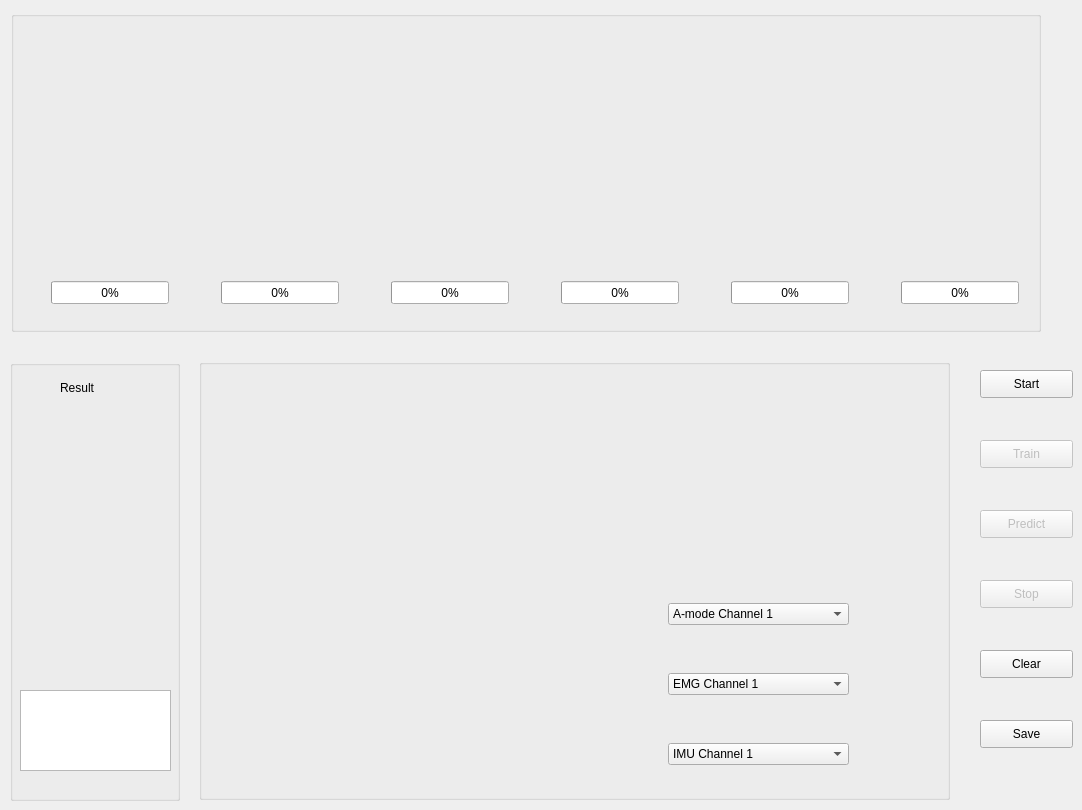
      <widget class="QWidget" name="Discrete">
       <attribute name="title">
        <string>DisGesture</string>
       </attribute>
       <widget class="QGroupBox" name="groupBox_3">
        <property name="geometry">
         <rect>
          <x>11</x>
          <y>11</y>
          <width>1030</width>
          <height>321</height>
         </rect>
        </property>
        <property name="title">
         <string/>
        </property>
        <widget class="QWidget" name="disGesture_widget_1" native="true">
         <property name="geometry">
          <rect>
           <x>10</x>
           <y>50</y>
           <width>150</width>
           <height>200</height>
          </rect>
         </property>
         <widget class="QWidget" name="horizontalLayoutWidget">
          <property name="geometry">
           <rect>
            <x>-1</x>
            <y>0</y>
            <width>151</width>
            <height>201</height>
           </rect>
          </property>
          <layout class="QHBoxLayout" name="disGesture_layout_1"/>
         </widget>
        </widget>
        <widget class="QWidget" name="disGesture_widget_2" native="true">
         <property name="geometry">
          <rect>
           <x>180</x>
           <y>50</y>
           <width>150</width>
           <height>200</height>
          </rect>
         </property>
         <widget class="QWidget" name="horizontalLayoutWidget_2">
          <property name="geometry">
           <rect>
            <x>0</x>
            <y>0</y>
            <width>151</width>
            <height>201</height>
           </rect>
          </property>
          <layout class="QHBoxLayout" name="disGesture_layout_2"/>
         </widget>
        </widget>
        <widget class="QWidget" name="disGesture_widget_3" native="true">
         <property name="geometry">
          <rect>
           <x>350</x>
           <y>50</y>
           <width>150</width>
           <height>200</height>
          </rect>
         </property>
         <widget class="QWidget" name="horizontalLayoutWidget_3">
          <property name="geometry">
           <rect>
            <x>0</x>
            <y>0</y>
            <width>151</width>
            <height>201</height>
           </rect>
          </property>
          <layout class="QHBoxLayout" name="disGesture_layout_3"/>
         </widget>
        </widget>
        <widget class="QWidget" name="disGesture_widget_4" native="true">
         <property name="geometry">
          <rect>
           <x>520</x>
           <y>50</y>
           <width>150</width>
           <height>200</height>
          </rect>
         </property>
         <widget class="QWidget" name="horizontalLayoutWidget_4">
          <property name="geometry">
           <rect>
            <x>0</x>
            <y>0</y>
            <width>151</width>
            <height>201</height>
           </rect>
          </property>
          <layout class="QHBoxLayout" name="disGesture_layout_4"/>
         </widget>
        </widget>
        <widget class="QWidget" name="disGesture_widget_5" native="true">
         <property name="geometry">
          <rect>
           <x>690</x>
           <y>50</y>
           <width>150</width>
           <height>200</height>
          </rect>
         </property>
         <widget class="QWidget" name="horizontalLayoutWidget_5">
          <property name="geometry">
           <rect>
            <x>0</x>
            <y>0</y>
            <width>151</width>
            <height>201</height>
           </rect>
          </property>
          <layout class="QHBoxLayout" name="disGesture_layout_5"/>
         </widget>
        </widget>
        <widget class="QWidget" name="disGesture_widget_6" native="true">
         <property name="geometry">
          <rect>
           <x>860</x>
           <y>50</y>
           <width>150</width>
           <height>200</height>
          </rect>
         </property>
         <widget class="QWidget" name="horizontalLayoutWidget_6">
          <property name="geometry">
           <rect>
            <x>0</x>
            <y>0</y>
            <width>151</width>
            <height>201</height>
           </rect>
          </property>
          <layout class="QHBoxLayout" name="disGesture_layout_6"/>
         </widget>
        </widget>
        <widget class="QProgressBar" name="disGesture_progressBar_1">
         <property name="geometry">
          <rect>
           <x>40</x>
           <y>270</y>
           <width>118</width>
           <height>23</height>
          </rect>
         </property>
         <property name="value">
          <number>0</number>
         </property>
        </widget>
        <widget class="QProgressBar" name="disGesture_progressBar_2">
         <property name="geometry">
          <rect>
           <x>210</x>
           <y>270</y>
           <width>118</width>
           <height>23</height>
          </rect>
         </property>
         <property name="value">
          <number>0</number>
         </property>
        </widget>
        <widget class="QProgressBar" name="disGesture_progressBar_3">
         <property name="geometry">
          <rect>
           <x>380</x>
           <y>270</y>
           <width>118</width>
           <height>23</height>
          </rect>
         </property>
         <property name="value">
          <number>0</number>
         </property>
        </widget>
        <widget class="QProgressBar" name="disGesture_progressBar_4">
         <property name="geometry">
          <rect>
           <x>550</x>
           <y>270</y>
           <width>118</width>
           <height>23</height>
          </rect>
         </property>
         <property name="value">
          <number>0</number>
         </property>
        </widget>
        <widget class="QProgressBar" name="disGesture_progressBar_5">
         <property name="geometry">
          <rect>
           <x>720</x>
           <y>270</y>
           <width>118</width>
           <height>23</height>
          </rect>
         </property>
         <property name="value">
          <number>0</number>
         </property>
        </widget>
        <widget class="QProgressBar" name="disGesture_progressBar_6">
         <property name="geometry">
          <rect>
           <x>890</x>
           <y>270</y>
           <width>118</width>
           <height>23</height>
          </rect>
         </property>
         <property name="value">
          <number>0</number>
         </property>
        </widget>
       </widget>
       <widget class="QGroupBox" name="groupBox_4">
        <property name="geometry">
         <rect>
          <x>10</x>
          <y>360</y>
          <width>170</width>
          <height>441</height>
         </rect>
        </property>
        <property name="title">
         <string/>
        </property>
        <widget class="QLabel" name="label">
         <property name="geometry">
          <rect>
           <x>50</x>
           <y>20</y>
           <width>72</width>
           <height>15</height>
          </rect>
         </property>
         <property name="text">
          <string>Result</string>
         </property>
        </widget>
        <widget class="QWidget" name="disGesture_widget_result" native="true">
         <property name="geometry">
          <rect>
           <x>10</x>
           <y>80</y>
           <width>150</width>
           <height>200</height>
          </rect>
         </property>
         <widget class="QWidget" name="horizontalLayoutWidget_7">
          <property name="geometry">
           <rect>
            <x>0</x>
            <y>0</y>
            <width>151</width>
            <height>201</height>
           </rect>
          </property>
          <layout class="QHBoxLayout" name="disGesture_layout_result"/>
         </widget>
        </widget>
        <widget class="QTextBrowser" name="textBrowser">
         <property name="geometry">
          <rect>
           <x>10</x>
           <y>330</y>
           <width>151</width>
           <height>81</height>
          </rect>
         </property>
        </widget>
       </widget>
       <widget class="QGroupBox" name="groupBox_7">
        <property name="geometry">
         <rect>
          <x>199</x>
          <y>359</y>
          <width>751</width>
          <height>441</height>
         </rect>
        </property>
        <property name="title">
         <string/>
        </property>
        <widget class="QWidget" name="layoutWidget">
         <property name="geometry">
          <rect>
           <x>10</x>
           <y>10</y>
           <width>731</width>
           <height>421</height>
          </rect>
         </property>
         <layout class="QGridLayout" name="gridLayout_8">
          <item row="1" column="0">
           <widget class="QCustomPlot" name="disGesture_IMU_plot" native="true"/>
          </item>
          <item row="0" column="1">
           <widget class="QCustomPlot" name="disGesture_EMG_plot" native="true"/>
          </item>
          <item row="0" column="0">
           <widget class="QCustomPlot" name="disGesture_Amode_plot" native="true"/>
          </item>
          <item row="1" column="1">
           <widget class="QWidget" name="widget_2" native="true">
            <widget class="QComboBox" name="disGesture_Amode_comboBox">
             <property name="geometry">
              <rect>
               <x>90</x>
               <y>20</y>
               <width>181</width>
               <height>22</height>
              </rect>
             </property>
             <item>
              <property name="text">
               <string>A-mode Channel 1</string>
              </property>
             </item>
             <item>
              <property name="text">
               <string>A-mode Channel 2</string>
              </property>
             </item>
             <item>
              <property name="text">
               <string>A-mode Channel 3</string>
              </property>
             </item>
             <item>
              <property name="text">
               <string>A-mode Channel 4</string>
              </property>
             </item>
            </widget>
            <widget class="QComboBox" name="disGesture_EMG_comboBox">
             <property name="geometry">
              <rect>
               <x>90</x>
               <y>90</y>
               <width>181</width>
               <height>22</height>
              </rect>
             </property>
             <item>
              <property name="text">
               <string>EMG Channel 1</string>
              </property>
             </item>
             <item>
              <property name="text">
               <string>EMG Channel 2</string>
              </property>
             </item>
             <item>
              <property name="text">
               <string>EMG Channel 3</string>
              </property>
             </item>
             <item>
              <property name="text">
               <string>EMG Channel 4</string>
              </property>
             </item>
            </widget>
            <widget class="QComboBox" name="disGesture_IMU_comboBox">
             <property name="geometry">
              <rect>
               <x>90</x>
               <y>160</y>
               <width>181</width>
               <height>22</height>
              </rect>
             </property>
             <item>
              <property name="text">
               <string>IMU Channel 1</string>
              </property>
             </item>
             <item>
              <property name="text">
               <string>IMU Channel 2</string>
              </property>
             </item>
             <item>
              <property name="text">
               <string>IMU Channel 3</string>
              </property>
             </item>
             <item>
              <property name="text">
               <string>IMU Channel 4</string>
              </property>
             </item>
            </widget>
           </widget>
          </item>
         </layout>
        </widget>
       </widget>
       <widget class="QPushButton" name="disGesture_start_button">
        <property name="geometry">
         <rect>
          <x>980</x>
          <y>370</y>
          <width>93</width>
          <height>28</height>
         </rect>
        </property>
        <property name="text">
         <string>Start</string>
        </property>
       </widget>
       <widget class="QPushButton" name="disGesture_stop_button">
        <property name="enabled">
         <bool>false</bool>
        </property>
        <property name="geometry">
         <rect>
          <x>980</x>
          <y>580</y>
          <width>93</width>
          <height>28</height>
         </rect>
        </property>
        <property name="text">
         <string>Stop</string>
        </property>
       </widget>
       <widget class="QPushButton" name="disGesture_train_button">
        <property name="enabled">
         <bool>false</bool>
        </property>
        <property name="geometry">
         <rect>
          <x>980</x>
          <y>440</y>
          <width>93</width>
          <height>28</height>
         </rect>
        </property>
        <property name="text">
         <string>Train</string>
        </property>
       </widget>
       <widget class="QPushButton" name="disGesture_predict_button">
        <property name="enabled">
         <bool>false</bool>
        </property>
        <property name="geometry">
         <rect>
          <x>980</x>
          <y>510</y>
          <width>93</width>
          <height>28</height>
         </rect>
        </property>
        <property name="text">
         <string>Predict</string>
        </property>
       </widget>
       <widget class="QPushButton" name="disGesture_clear_button">
        <property name="enabled">
         <bool>true</bool>
        </property>
        <property name="geometry">
         <rect>
          <x>980</x>
          <y>650</y>
          <width>93</width>
          <height>28</height>
         </rect>
        </property>
        <property name="text">
         <string>Clear</string>
        </property>
       </widget>
       <widget class="QPushButton" name="disGesture_save_button">
        <property name="enabled">
         <bool>true</bool>
        </property>
        <property name="geometry">
         <rect>
          <x>980</x>
          <y>720</y>
          <width>93</width>
          <height>28</height>
         </rect>
        </property>
        <property name="text">
         <string>Save</string>
        </property>
       </widget>
      </widget>
